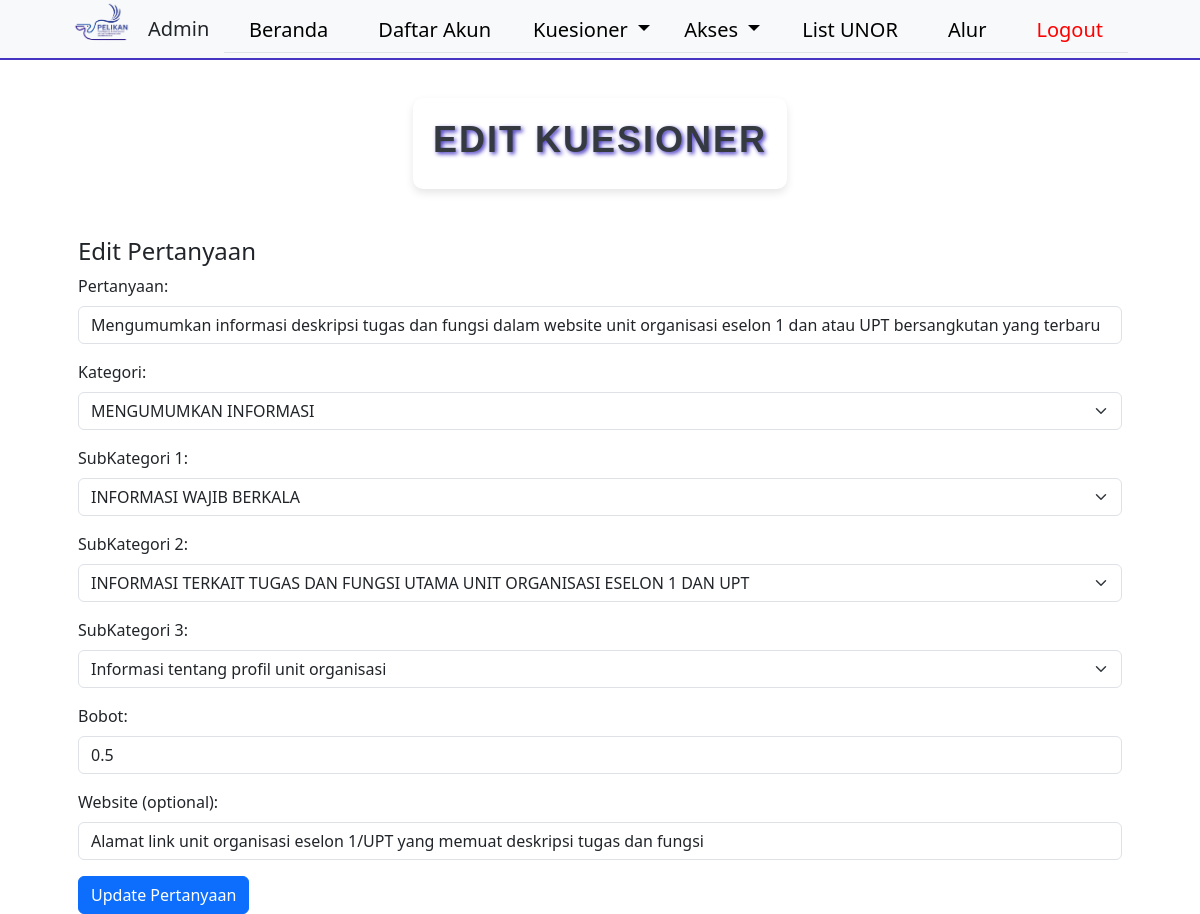
The page /admin/editkuesioner.php?id=1 (signed in) on the database its author committed.
### tables this page shows
CREATE TABLE `pertanyaan` (
  `id_pertanyaan` int NOT NULL,
  `pertanyaan` text,
  `id_kategori` int NOT NULL,
  `id_subkategori1` int NOT NULL,
  `id_subkategori2` int NOT NULL,
  `id_subkategori3` int NOT NULL,
  `bobot` double DEFAULT NULL,
  `web` text,
  `A` float(4,2) DEFAULT NULL,
  `B` float(4,2) DEFAULT NULL,
  `C` float(4,2) DEFAULT NULL,
  `D` float(4,2) DEFAULT NULL,
  `E` float(4,2) DEFAULT NULL
);

CREATE TABLE `kategori` (
  `id_kategori` int NOT NULL,
  `kategori` varchar(255) NOT NULL
);

CREATE TABLE `subkategori1` (
  `id_subkategori1` int NOT NULL,
  `subkategori1` varchar(255) NOT NULL,
  `id_kategori` int NOT NULL
);

CREATE TABLE `subkategori2` (
  `id_subkategori2` int NOT NULL,
  `subkategori2` varchar(255) NOT NULL,
  `id_subkategori1` int NOT NULL
);

CREATE TABLE `subkategori3` (
  `id_subkategori3` int NOT NULL,
  `subkategori3` varchar(255) NOT NULL,
  `id_subkategori2` int NOT NULL,
  `web` varchar(255) DEFAULT NULL
);

### admin/editkuesioner.php (the view, shortened to what this page needs)
<?php
if (!isset($_SESSION['id_akun']) || $_SESSION['role'] != 'admin') {
    header("Location: admin_login.php");
    exit();
}include '../koneksi.php';
$kategori_options = $conn->query("SELECT id_kategori, kategori FROM Kategori");
$subkategori1_options = $conn->query("SELECT id_subkategori1, subkategori1 FROM SubKategori1");
$subkategori2_options = $conn->query("SELECT id_subkategori2, subkategori2 FROM SubKategori2");
$subkategori3_options = $conn->query("SELECT id_subkategori3, subkategori3 FROM SubKategori3");
if (isset($_GET['id'])) {
    $id = $_GET['id'];
    $stmt = $conn->prepare("SELECT * FROM Pertanyaan WHERE id_pertanyaan = ?");
    $stmt->bind_param("i", $id);
    $stmt->execute();
    $result = $stmt->get_result();
    $questionData = $result->fetch_assoc();
?>
<!DOCTYPE html>
<html lang="en">
<head>
    <link rel="stylesheet" href="https://cdnjs.cloudflare.com/ajax/libs/font-awesome/6.0.0-beta3/css/all.min.css">
    <link href="https://stackpath.bootstrapcdn.com/bootstrap/4.3.1/css/bootstrap.min.css" rel="stylesheet">
    <link href="../css/bootstrap.min.css" rel="stylesheet">
    <link href="../css/pelikan.css" type="text/css" rel="stylesheet">
</head>
<body>
<?php
    include('navbar.php');
?>
    <div class="container mt-5" class="d-flex justify-content-start align-items-center" class="d-inline-flex">
    <div class="container">
    <div class="container">
        <div class="row justify-content-center">
            <div class="col-auto title-container">
                <h1 class="text-center">Edit Kuesioner</h1>
            </div>
        </div>
        <div class="container mt-5">
    <h4>Edit Pertanyaan</h4>
    <form action="editkuesioner.php" method="post" enctype="multipart/form-data">
        <div class="mb-3">
            <label for="pertanyaan" class="form-label">Pertanyaan:</label>
            <input type="text" class="form-control" id="pertanyaan" name="pertanyaan" value="<?php echo $questionData['pertanyaan']; ?>" required>
        </div>
        <div class="mb-3">
            <label for="id_kategori" class="form-label">Kategori:</label>
            <select class="form-select" id="id_kategori" name="id_kategori" required>
                <?php while ($row = $kategori_options->fetch_assoc()) { ?>
                    <option value="<?php echo $row['id_kategori']; ?>" <?php if ($row['id_kategori'] == $questionData['id_kategori']) echo 'selected'; ?>>
                        <?php echo $row['kategori']; ?>
                    </option>
                <?php } ?>
            </select>
        </div>
        <div class="mb-3">
            <label for="id_subkategori1" class="form-label">SubKategori 1:</label>
            <select class="form-select" id="id_subkategori1" name="id_subkategori1" required>
                <?php while ($row = $subkategori1_options->fetch_assoc()) { ?>
                    <option value="<?php echo $row['id_subkategori1']; ?>" <?php if ($row['id_subkategori1'] == $questionData['id_subkategori1']) echo 'selected'; ?>>
                        <?php echo $row['subkategori1']; ?>
                    </option>
                <?php } ?>
            </select>
        </div>
        <div class="mb-3">
            <label for="id_subkategori2" class="form-label">SubKategori 2:</label>
            <select class="form-select" id="id_subkategori2" name="id_subkategori2" required>
                <?php while ($row = $subkategori2_options->fetch_assoc()) { ?>
                    <option value="<?php echo $row['id_subkategori2']; ?>" <?php if ($row['id_subkategori2'] == $questionData['id_subkategori2']) echo 'selected'; ?>>
                        <?php echo $row['subkategori2']; ?>
                    </option>
                <?php } ?>
            </select>
        </div>
        <div class="mb-3">
            <label for="id_subkategori3" class="form-label">SubKategori 3:</label>
            <select class="form-select" id="id_subkategori3" name="id_subkategori3" required>
                <?php while ($row = $subkategori3_options->fetch_assoc()) { ?>
                    <option value="<?php echo $row['id_subkategori3']; ?>" <?php if ($row['id_subkategori3'] == $questionData['id_subkategori3']) echo 'selected'; ?>>
                        <?php echo $row['subkategori3']; ?>
                    </option>
                <?php } ?>
            </select>
        </div>
        <div class="mb-3">
            <label for="bobot" class="form-label">Bobot:</label>
            <input type="number" class="form-control" id="bobot" name="bobot" step="0.01" value="<?php echo $questionData['bobot']; ?>" required>
        </div>
        <div class="mb-3">
            <label for="web" class="form-label">Website (optional):</label>
            <input type="text" class="form-control" id="web" name="web" value="<?php echo $questionData['web']; ?>" maxlength="255">
        </div>
        <button type="submit" name="update" class="btn btn-primary">Update Pertanyaan</button>
    </form>
</div>
</body>
</html>
<?php
} else {
    echo "<p>ID pertanyaan tidak ditemukan.</p>";
}
?>

### admin/editkuesioner.php (style rules this page uses)
.title-container { margin-top: 50px; padding: 20px; background-color: #ffffff; box-shadow: 0px 4px 8px rgba(0, 0, 0, 0.1); border-radius: 10px; }
h1 { font-family: 'Arial', sans-serif; font-size: 36px; font-weight: bold; color: #343a40; text-transform: uppercase; letter-spacing: 2px; text-shadow: 2px 2px 4px rgb(69, 53, 193); }

### rows shown on the page
pertanyaan: pertanyaan "Mengumumkan informasi deskripsi tugas dan fungsi dalam website unit organisasi eselon 1 dan atau UPT bersangkutan yang terbaru", id_kategori "MENGUMUMKAN INFORMASI", id_subkategori1 "INFORMASI WAJIB BERKALA", id_subkategori2 "INFORMASI TERKAIT TUGAS DAN FUNGSI UTAMA UNIT ORGANISASI ESELON 1 DAN UPT", id_subkategori3 "Informasi tentang profil unit organisasi", bobot "0.5", web "Alamat link unit organisasi eselon 1/UPT yang memuat deskripsi tugas dan fungsi"
